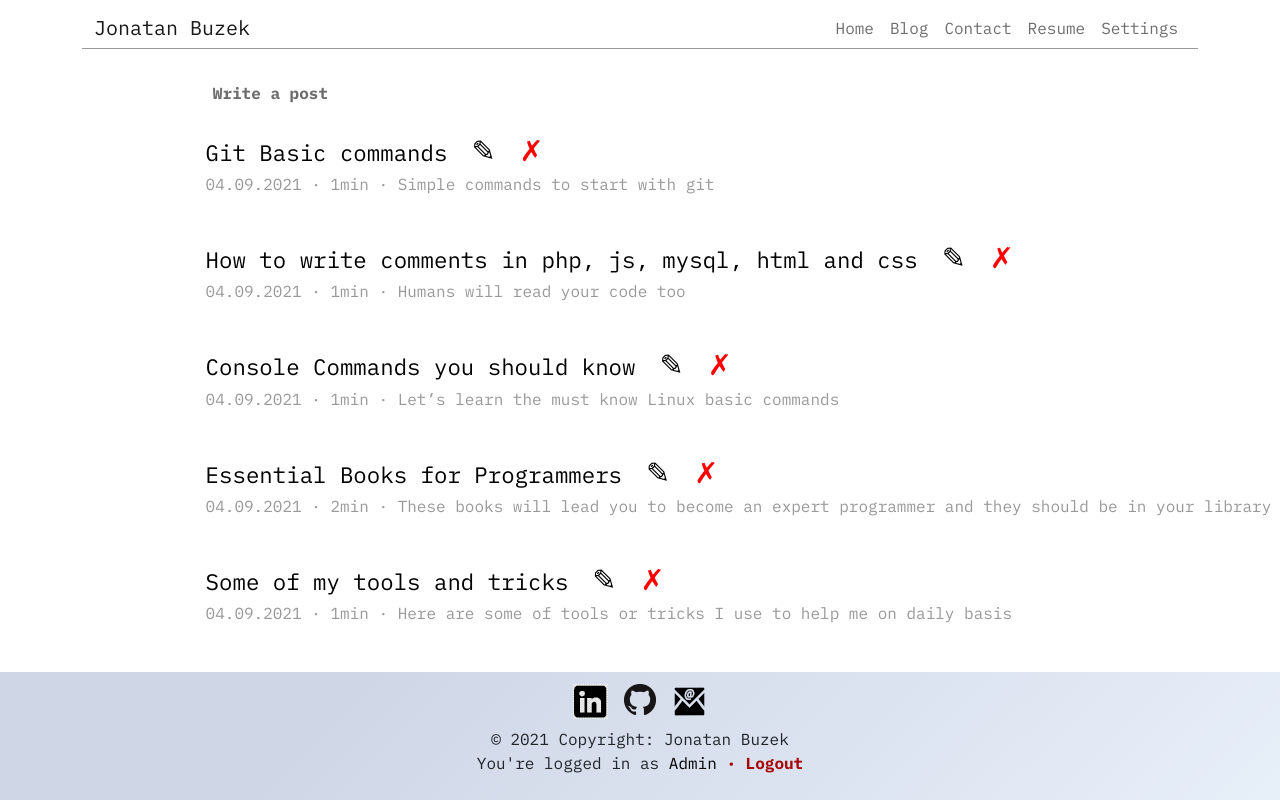
The app's page /index.php?action=post-index (signed in) with its own data.
### tables this page shows
CREATE TABLE `posts` (
  `id` int(11) NOT NULL,
  `created_date` datetime NOT NULL,
  `updated_date` datetime DEFAULT NULL,
  `fk_author` int(11) NOT NULL,
  `title` varchar(255) NOT NULL,
  `header` text NOT NULL,
  `content` text NOT NULL
);

### App/Controller/PostController.php (called while the page is built, shortened)
<?php
class PostController extends Controller
{
    protected $manager;
    protected $session;
    public function __construct($pdo, $session) {
        $this->session = $session;
        $this->manager = new Model\PostManager($pdo);
    }
    public function index() {
        $session = $this->session;
        $posts = $this->manager->fetchAll();
        require ROOT . '/App/View/blog/index.php';
        exit();
    }
}

### Core/Security/Session.php (called while the page is built, shortened)
<?php
class Session
{
    private $session;
    public function __construct() {
        $this->session = (isset($_SESSION)) ? $_SESSION : null;
    }
    public function getSession($key) {
        return (isset($this->session[$key])?$this->session[$key]:null);
    }
}

### public/index.php (called while the page is built, shortened)
<?php
require ROOT.'/Core/Security/Session.php';
$session = new Core\Security\Session();
if (filter_input(INPUT_GET, 'action')) {
    $action = explode('-', filter_input(INPUT_GET, 'action'));
} else {
    $action = 'homepage';
}
$app = new \App\App($action, $session);
$app->run();

### Core/Autoloader.php (called while the page is built, shortened)
<?php
class Autoloader {
    public function register() {
        spl_autoload_register(function ($class) {
            $class = str_replace('\\', '/', $class);
        });
    }
}

### App/Model/PostManager.php (called while the page is built, shortened)
<?php
class PostManager
{
    protected $pdo;
    public function __construct($pdo) {
        $this->pdo = $pdo;
    }
    public function fetchAll() {
        $sql = 'SELECT id postId, DATE_FORMAT(updated_date, "%d.%m.%Y") updatedDate, title, header, content FROM posts';
        $query = $this->pdo->prepare($sql);
        $query->execute();
        $result = $query->fetchAll(\PDO::FETCH_CLASS, 'App\Entity\Post');
        return $result;
    }
}

### App/Entity/Post.php (called while the page is built, shortened)
<?php
class Post
{
    protected $postId;
    protected $updatedDate;
    protected $title;
    protected $header;
    protected $content;
    public function getId(): int
    {
        return $this->postId;
    }
    public function getUpdatedDate(): string
    {
        return $this->updatedDate;
    }
    public function getTitle(): string
    {
        return $this->title;
    }
    public function getHeader(): string
    {
        return $this->header;
    }
    public function getReadingTime(): int
    {
        return str_word_count($this->content)>200?(str_word_count($this->content)/200):1;
    }
}

### App/View/blog/index.php (the view, shortened to what this page needs)
<?php
if (isset($session) && $session->getSession('user_type') && $session->getSession('user_type') === 'admin') {
?>
<div class="container mt-4">
    <p class="blog_line_add">
        <a href="index.php?action=post-create" id="create_link">Write a post</a>
    </p>
</div>
<?php
}
if (isset($posts)) {
    foreach ($posts as $post) {
        ?>
        <div class="row mt-4 blog_post_div">
            <p class="blog_line_title">
                <a class="blog_post_title" href="index.php?action=post-display-<?= $post->getId() . '">' . htmlspecialchars($post->getTitle()); ?></a>
            <?php
                if (isset($session) && $session->getSession('user_type') && $session->getSession('user_type') === 'admin') { ?>
                <span class="post_link"><a href="index.php?action=post-edit-<?= $post->getId(); ?>" class="post_link_a post_link_edit">&#9998;</a>
                <a href="#" onclick="alertMsg(<?= $post->getId(); ?>, 'post')" class="post_link_a post_link_delete">&#10007;</a></span>
                <?php } ?>
            </p>
            <p class="blog_line_description"><?= $post->getUpdatedDate() . ' · ' . $post->getReadingTime() . 'min <span class="small_screen_hide">· </span><span class="small_screen_show"><br></span>' . htmlspecialchars($post->getHeader()); ?></p>
        </div>
    <?php }
}
require ROOT . '/App/View/template.php';

### public/css/style.css (style rules this page uses)
html { height: 100%; }
body { min-height: 100%; font-family: 'IBM Plex Mono', monospace; }
.blog_line_title, .blog_line_description, .blog_line_add { margin-left: 10%; margin-right: 10%; }
.blog_line_title { margin-bottom: 0; }
.blog_line_description { color: #999; }
#create_link { color: #6d6d6d; text-decoration: none; font-weight: bold; }
.blog_post_title { font-size: 1.4em; text-decoration: none; color: black; }
.post_link_a { text-decoration: none; font-size: 1.8em; }
.post_link_edit { color: black; margin-left: 0.5em; }
.post_link_delete { color: red; margin-left: 0.5em; }

### public/css/style_768px.css (style rules this page uses)
.small_screen_hide { display: none; }
.blog_line_title, .blog_line_description, .blog_line_add, .post_line_header, .post_line_content, .comments_line { margin-left: 0 !important; margin-right: 0 !important; }

### records on screen
posts: title "Git Basic commands", UpdatedDate "04.09.2021", content "1", header "Simple commands to start with git"
posts: title "How to write comments in php, js, mysql, html and css", UpdatedDate "04.09.2021", content "1", header "Humans will read your code too"
posts: title "Console Commands you should know", UpdatedDate "04.09.2021", content "1", header "Let’s learn the must know Linux basic commands"
posts: title "Essential Books for Programmers", UpdatedDate "04.09.2021", content "2", header "These books will lead you to become an expert programmer and they should be in your library"
posts: title "Some of my tools and tricks", UpdatedDate "04.09.2021", content "1", header "Here are some of tools or tricks I use to help me on daily basis"

### other values on screen
$session->getSession('username') "Admin"
